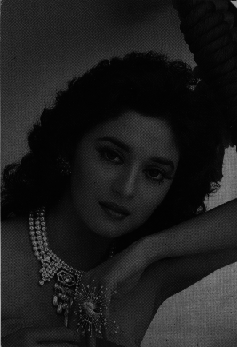
#> input picture IPMV/Exp-02/MAD.TIF, 237 x 347 px
$ jupyter execute A.ipynb
#> lines starting #> are read from the running program, lines starting #| are printed output that depends on the picture
[cell 1]
import cv2
import matplotlib.pyplot as plt
import numpy as np

[cell 2]
figsize = (10, 10)
I = cv2.imread('MAD.TIF', 0)
#> I is the input picture: shape (347, 237); min 1, max 173, mean 29
plt.figure(figsize=figsize)
plt.imshow(I, cmap='gray', vmin=0, vmax=255)
plt.title('Original Image')
plt.show()

[cell 3]
bins_edges_min_max = [0, 256]
num_bins = 256
bin_count, bins_edges = np.histogram(I, num_bins, bins_edges_min_max)
#> bin_count = 256 values, max 8117 at index 3, min 0 at index 0, mean 321.2; bins_edges = 257 values from 0 to 256
bins_start = bins_edges[:-1]
#> bins_start = 256 values from 0 to 255

[cell 4]
def draw_hist(x_axis, input):
    fig, ax = plt.subplots(figsize=figsize)
    plt.bar(x_axis, input, width=input.shape[0] / (x_axis[-1] - x_axis[0] + 1))
    return fig, ax

draw_hist(bins_start, bin_count)
plt.title('Original Histogram')
plt.show()
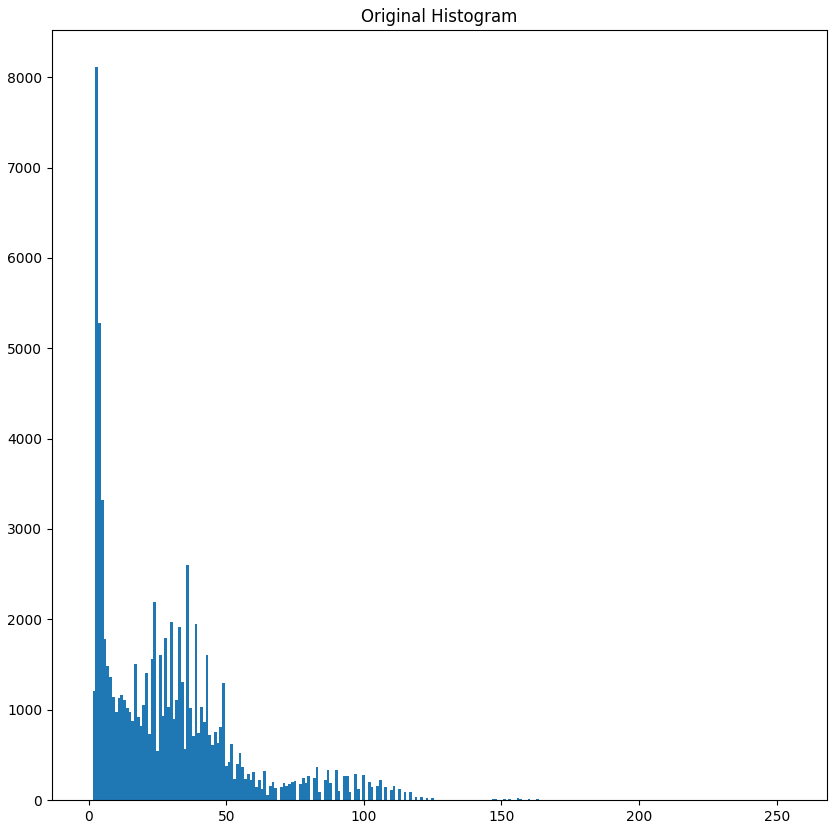
#> figure drawn by matplotlib, 1 panel; tallest bar 8117 high, from x = 2.5 to 3.5

[cell 5]
pdf = bin_count / np.sum(bin_count)
#> pdf = 256 values, max 0.0987 at index 3, min 0 at index 0, mean 0.00391
draw_hist(bins_start, pdf)
plt.title('Original PDF')
plt.show()
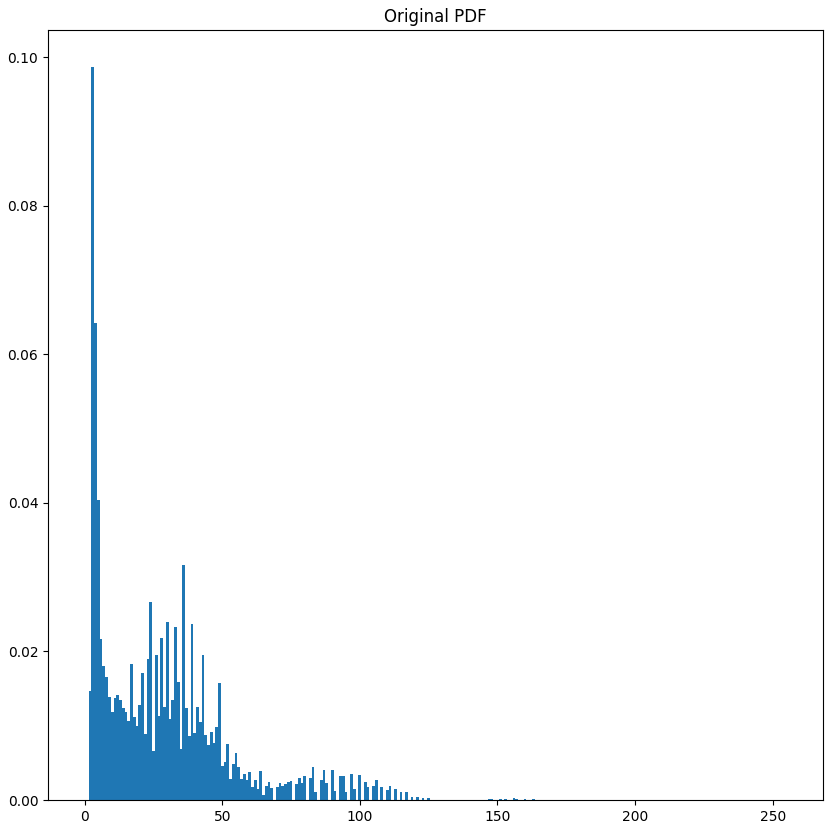
#> figure drawn by matplotlib, 1 panel; tallest bar 0.0987 high, from x = 2.5 to 3.5

[cell 6]
cdf = np.cumsum(pdf)
#> cdf = 256 values from 0 to 1
plt.figure(figsize=figsize)
plt.stem(cdf)
plt.title('Original CDF')
plt.show()
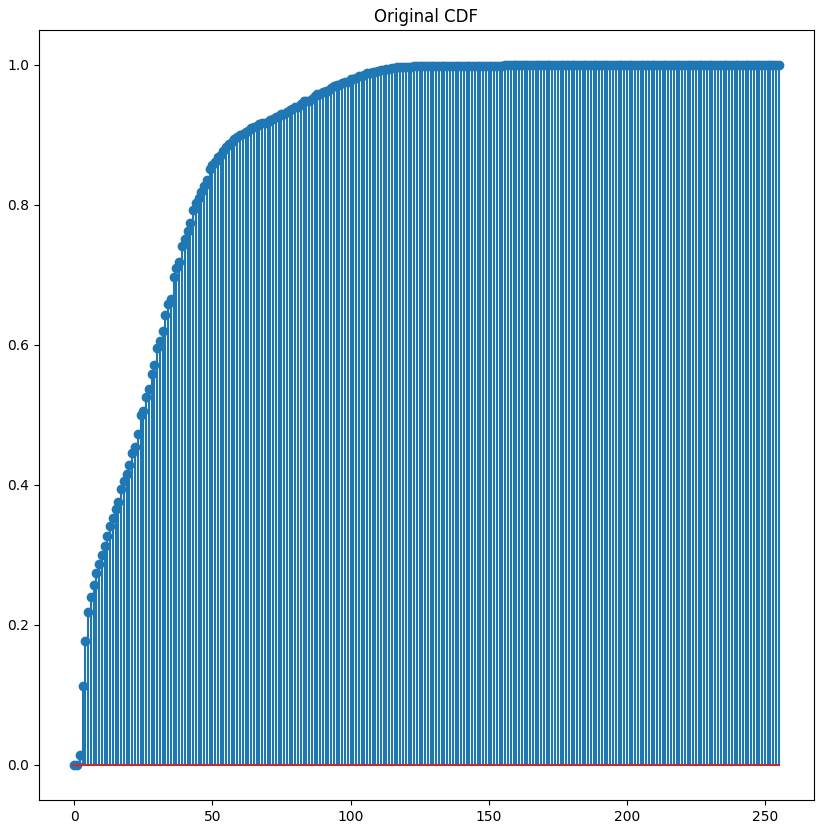
#> figure drawn by matplotlib, 1 panel; curve peaks at x = 173, y = 1

[cell 7]
fig, ax = draw_hist(bins_start, pdf)
ax.plot(cdf * np.max(pdf), "r")
plt.title('Original PDF + const*CDF to show the connection between the two images')
plt.show()
#> figure, not shown here; tallest bar 0.0987 high, from x = 2.5 to 3.5; curve peaks at x = 173, y = 0.0987

[cell 8]
f_eq = np.round(cdf * 255).astype(int)
#> f_eq = 256 values from 0 to 255
f_eq
#> Out = 256 values from 0 to 255

[cell 9]
I_eq = f_eq[I]
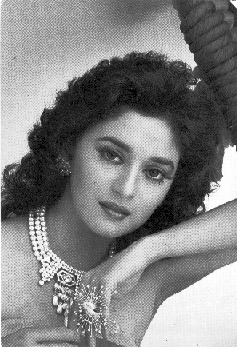
#> I_eq: shape (347, 237) int64; min 0, max 255, mean 130.9
plt.figure(figsize=figsize)
plt.imshow(I_eq, cmap='gray', vmin=0, vmax=255)
plt.title('Equalized Image')
plt.show()

[cell 10]
bin_count, bins_edges = np.histogram(I_eq, num_bins, bins_edges_min_max)
#> bin_count = 256 values, max 8117 at index 29, min 0 at index 1, mean 321.2
bins_start = bins_edges[:-1]
draw_hist(bins_start, bin_count)
plt.title("equalized histogram")
plt.show()
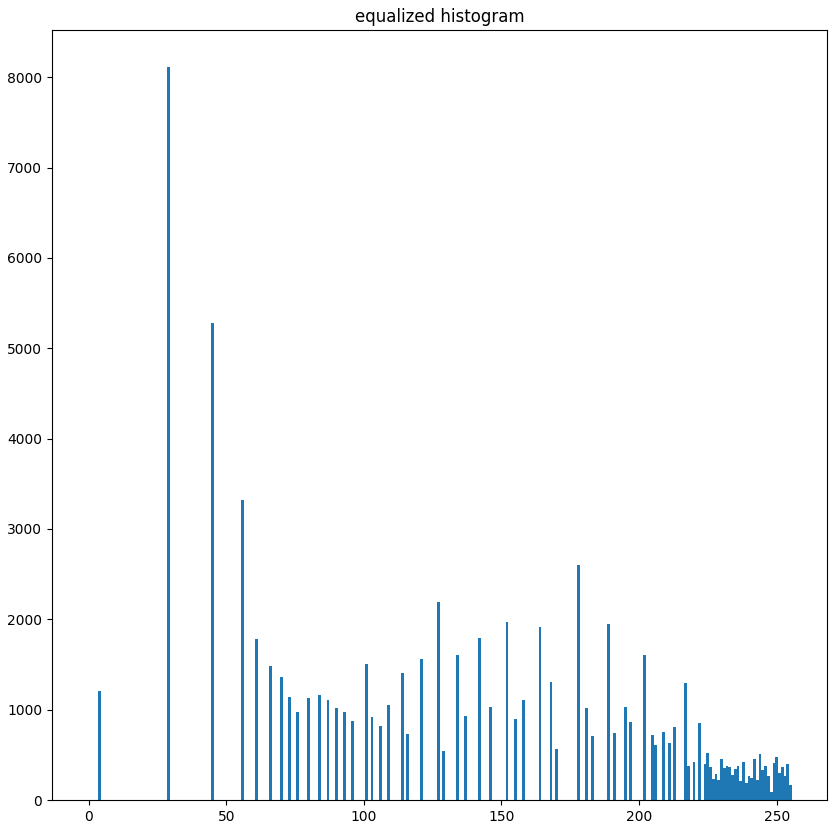
#> figure drawn by matplotlib, 1 panel; tallest bar 8117 high, from x = 28.5 to 29.5

[cell 11]
pdf = bin_count / np.sum(bin_count)
#> pdf = 256 values, max 0.0987 at index 29, min 0 at index 1, mean 0.00391
cdf = np.cumsum(pdf)
#> cdf = 256 values from 2.43e-05 to 1
fig, ax = draw_hist(bins_start, pdf)
ax.plot(cdf * np.max(pdf), "r")
plt.title("equalized PDF and const*CDF")
plt.show()
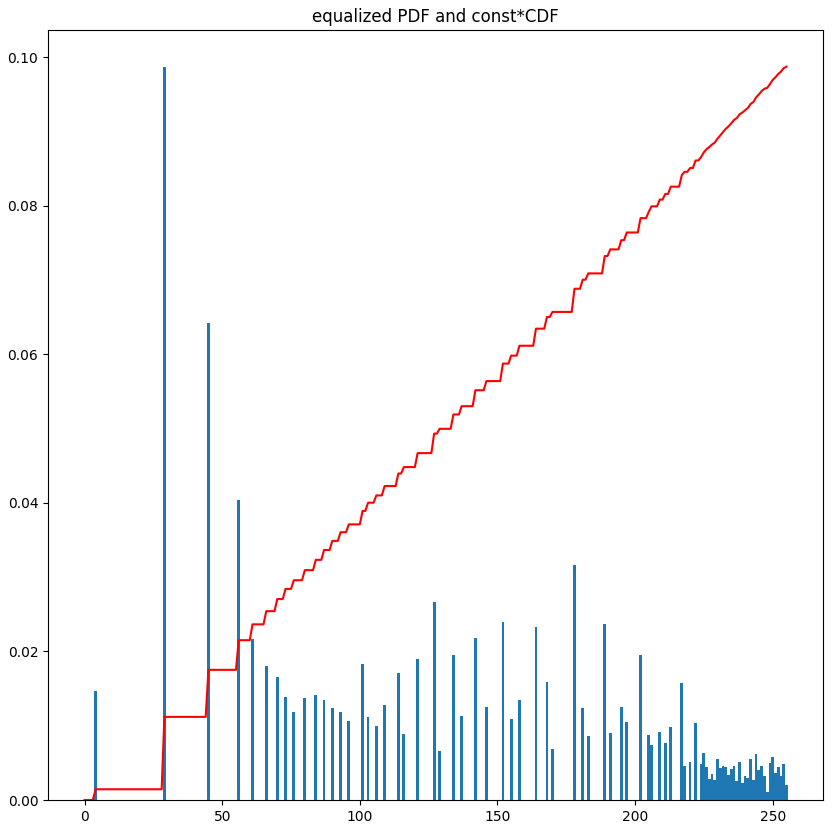
#> figure drawn by matplotlib, 1 panel; tallest bar 0.0987 high, from x = 28.5 to 29.5; curve peaks at x = 255, y = 0.0987
